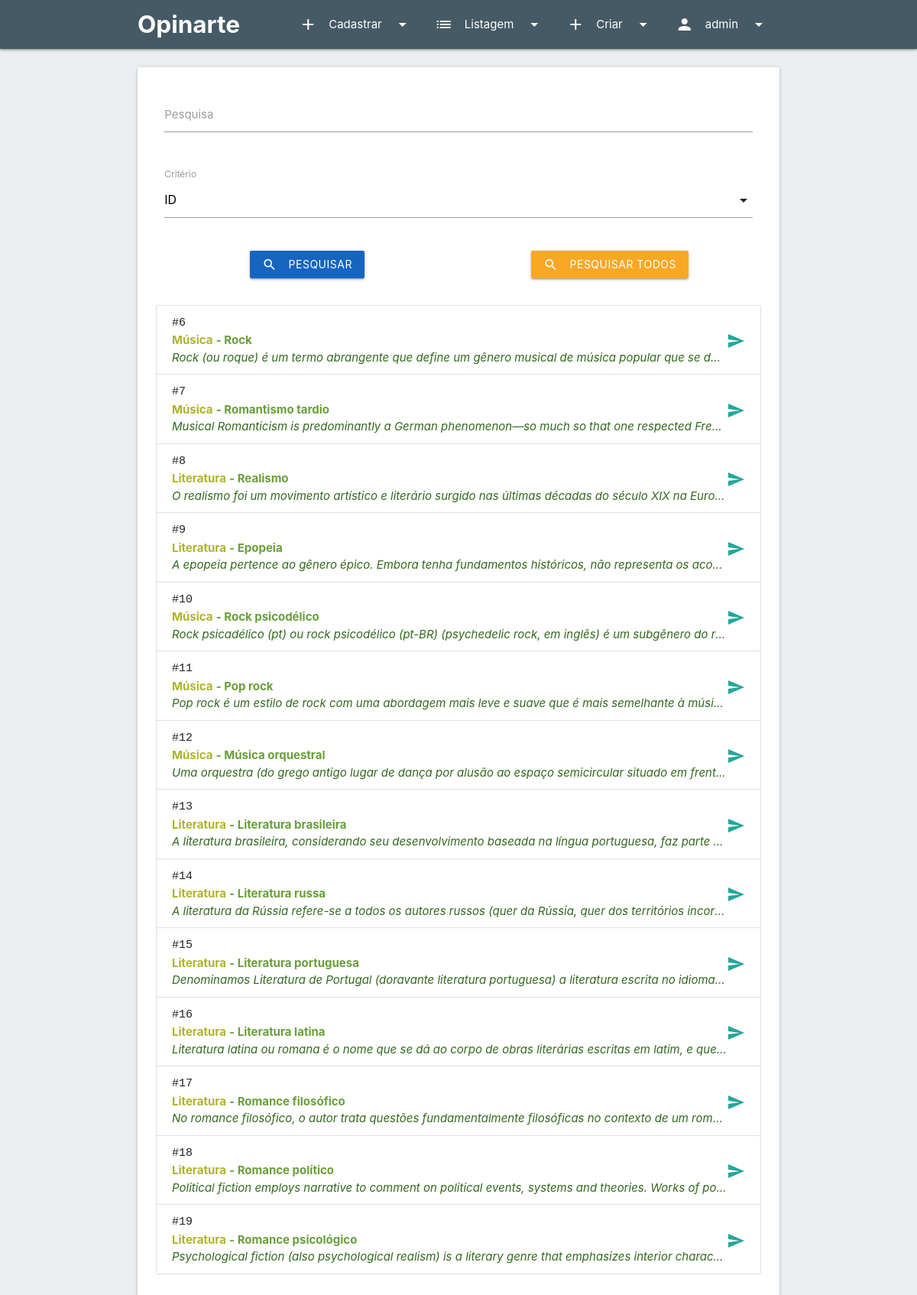
Screenshot of /genero_list.php (signed in) with the database file from the repository.
### tables this page shows
CREATE TABLE IF NOT EXISTS `genero` (
  `id` INT(11) NOT NULL AUTO_INCREMENT,
  `nome` VARCHAR(255) NOT NULL,
  `descricao` TEXT NULL DEFAULT NULL COMMENT 'definição do gênero e descrição de sua história e suas características',
  `lingArte` INT(11) NOT NULL,
  PRIMARY KEY (`id`),
  INDEX `lingArte` (`lingArte` ASC),
  CONSTRAINT `genero_ibfk_1`
    FOREIGN KEY (`lingArte`)
    REFERENCES `linguagensart` (`id`));

CREATE TABLE IF NOT EXISTS `linguagensart` (
  `id` INT(11) NOT NULL AUTO_INCREMENT,
  `nome` VARCHAR(50) NOT NULL,
  `descricao` VARCHAR(512) NOT NULL COMMENT 'breve definição e descrição sobre a história e características da linguagem\n',
  PRIMARY KEY (`id`));

### classes/Conexao.class.php (called while the page is built, shortened)
<?php
class Conexao {
	protected static $instance;
	private function __construct ()
	{
		$db_host	=	"localhost";
		$db_name	=	"websiteartes";
		$db_user	=	"root";
		$db_pass	=	"";
		$db_driver	=	"mysql";
		try	{
			self::$instance = new PDO("$db_driver:host=$db_host; dbname=$db_name", $db_user, $db_pass);
			self::$instance->setAttribute(PDO::ATTR_ERRMODE, PDO::ERRMODE_EXCEPTION);
			self::$instance->exec('SET NAMES utf8');
		}
		catch (PDOException $e)	{
			echo "Erro: ".$e->getMessage();
		}
	}
	public static function getInstance() {
		return self::$instance;
	}
}
?>

### classes/GeneroDao.class.php (called while the page is built, shortened)
<?php
class GeneroDao {
	public static function Popula($row) {
		$genero = new Genero;
		$genero->setId($row['id']);
		$genero->setNome($row['nome']);
		$genero->setDescricao($row['descricao']);
		return $genero;
	}
	public static function Select($criterio, $pesquisa) {
		switch ($criterio) {
			case 'todos':
				$sql = "SELECT * FROM genero";
				break;
		}
		$query = Conexao::getInstance()->query($sql);
		$generos = array();
		while ($row = $query->fetch(PDO::FETCH_ASSOC)) {
			array_push($generos, self::Popula($row));
		}
		return $generos;
	}
}
?>

### classes/AbsId.class.php (called while the page is built, shortened)
<?php
abstract class AbsId {
	private $id;
	public function setId($id) {
		$this->id = $id;
	}
	public function getId() {
		return $this->id;
	}
}
?>

### classes/LingArteDao.class.php (called while the page is built, shortened)
<?php
class LingArteDao {
	public static function Popula($row) {
		$lingArte = new LingArte;
		$lingArte->setId($row['id']);
		$lingArte->setNome($row['nome']);
		$lingArte->setDescricao($row['descricao']);
		return $lingArte;
	}
	public static function Select($criterio, $pesquisa = false) {
		try {
			switch ($criterio) {
				case 'id':
					$sql = "SELECT * FROM linguagensArt WHERE $criterio = '$pesquisa'";
					break;
			}
			$query = Conexao::getInstance()->query($sql);
			$lingArtes = array();
			while ($row = $query->fetch(PDO::FETCH_ASSOC)) {
				array_push($lingArtes, self::Popula($row));
			}
			return $lingArtes;
		} catch (PDOException $e) {
			echo $e->getMessage();
		}
	}
	public static function SelectPorId($id) {
		$ling = self::Select('id', $id);
		return $ling[0];
	}
	public static function SelectPorGenero(Genero $genero) {
		try {
			$id = $genero->getId();
			$sql = "SELECT lingArte FROM genero WHERE id = $id";
			$query = Conexao::getInstance()->query($sql);
			$row = $query->fetch(PDO::FETCH_ASSOC);
			$lingArte = LingArteDao::SelectPorId( $row['lingArte'] );
			$lingArte->setGenero($genero);
			return $lingArte;
		} catch (Exception $e) {
			echo $e->getMessage();
		}
	}
}
?>

### classes/AbsIdNome.class.php (called while the page is built, shortened)
<?php
abstract class AbsIdNome extends AbsId {
	private $nome;
	public function setNome($nome) {
		$this->nome = $nome;
	}
	public function getNome() {
		return $this->nome;
	}
}
?>

### classes/AbsIdNomeDescricao.class.php (called while the page is built, shortened)
<?php
abstract class AbsIdNomeDescricao extends AbsIdNome {
	private $descricao;
	public function setDescricao($descricao){
		$this->descricao = $descricao;
	}
	public function getDescricao(){
		return $this->descricao;
	}
}
?>

### genero_list.php (the view, shortened to what this page needs)
<!DOCTYPE html>
<?php
$acao = isset($_POST['acao']) ? $_POST['acao'] : 'SelectTodos';
$criterio = isset($_POST['criterio']) ? $_POST['criterio'] : 'todos';
$pesquisa = isset($_POST['pesquisa']) ? $_POST['pesquisa'] : '';
if ($acao == 'Select') {
	$generos = GeneroDao::Select($criterio, $pesquisa);
} else if ($acao == 'SelectTodos') {
	$generos = GeneroDao::Select('todos', '');
}
?>
<html>
<head>
	<link type="text/css" rel="stylesheet" href="css/materialize.min.css"  media="screen,projection"/>
	<link type="text/css" rel="stylesheet" href="css/custom.css"/>
</head>
<body class="blue-grey lighten-5">
	<header>
	</header>
	<main>
		<div class="container">
			<div class="card-panel hoverable">
				<form action="" method="post">
					<div class="row">
						<div class="input-field col s12">
							<label for="pesquisa">Pesquisa</label>
							<input type="text" name="pesquisa" id="pesquisa" value="<?php $pesquisa; ?>">
						</div>
					</div>
					<div class="row">
						<div class="input field col s12">
							<label for="criterio">Critério</label> <br/>
						</div>
					</div>
					<div class="row">
						<div class="input-field col s12 m6">
							<center> <button class="btn waves-effect waves-light blue darken-3" type="submit" name="acao" value="Select"><i class="material-icons left">search</i>Pesquisar</button> </center>
						</div>
						<div class="input-field col s12 m6">
							<center> <button class="btn waves-effect waves-light yellow darken-3" type="submit" name="acao" value="SelectTodos"><i class="material-icons left">search</i>Pesquisar todos</button> </center>
						</div>
					</div>
				</form>
				<ul class="collection">
					<?php for ($i=0; $i < count($generos); $i++) {
						$linguagem = LingArteDao::SelectPorGenero($generos[$i]);
						echo "<li class='collection-item'>
						<code>#".$generos[$i]->getId()."</code> <br/>
						<span class='title'>
							<b class='lime-text text-darken-2'>".$linguagem->getNome()."</b>
							<b class='light-green-text text-darken-2'> - ".$generos[$i]->getNome()."</b>
						</span>
						<a class='secondary-content' href='genero.php?id=".$generos[$i]->getId()."'> <i class='material-icons'>send</i> </a>
						<i class='truncate light-green-text text-darken-4'>".$generos[$i]->getDescricao()."</i>
						</li>";
					} ?>
				</ul>
			</div>
		</div>
	</main>
</body>
</html>

### css/custom.css (style rules this page uses)
main div.container { margin-top: 2%; }

### rows the page displays
genero: id "6", lingArte.nome "Música", nome "Rock", descricao "Rock (ou roque) é um termo abrangente que define um gênero musical de música popular que se d…"
genero: id "7", lingArte.nome "Música", nome "Romantismo tardio", descricao "Musical Romanticism is predominantly a German phenomenon—so much so that one respected Fre…"
genero: id "8", lingArte.nome "Literatura", nome "Realismo", descricao "O realismo foi um movimento artístico e literário surgido nas últimas décadas do século XIX na Euro…"
genero: id "9", lingArte.nome "Literatura", nome "Epopeia", descricao "A epopeia pertence ao gênero épico. Embora tenha fundamentos históricos, não representa os aco…"
genero: id "10", lingArte.nome "Música", nome "Rock psicodélico", descricao "Rock psicadélico (pt) ou rock psicodélico (pt-BR) (psychedelic rock, em inglês) é um subgênero do r…"
genero: id "11", lingArte.nome "Música", nome "Pop rock", descricao "Pop rock é um estilo de rock com uma abordagem mais leve e suave que é mais semelhante à músi…"
genero: id "12", lingArte.nome "Música", nome "Música orquestral", descricao "Uma orquestra (do grego antigo lugar de dança por alusão ao espaço semicircular situado em frent…"
genero: id "13", lingArte.nome "Literatura", nome "Literatura brasileira", descricao "A literatura brasileira, considerando seu desenvolvimento baseada na língua portuguesa, faz parte…"
genero: id "14", lingArte.nome "Literatura", nome "Literatura russa", descricao "A literatura da Rússia refere-se a todos os autores russos (quer da Rússia, quer dos territórios incor…"
genero: id "15", lingArte.nome "Literatura", nome "Literatura portuguesa", descricao "Denominamos Literatura de Portugal (doravante literatura portuguesa) a literatura escrita no idioma…"
genero: id "16", lingArte.nome "Literatura", nome "Literatura latina", descricao "Literatura latina ou romana é o nome que se dá ao corpo de obras literárias escritas em latim, e que…"
genero: id "17", lingArte.nome "Literatura", nome "Romance filosófico", descricao "No romance filosófico, o autor trata questões fundamentalmente filosóficas no contexto de um rom…"
genero: id "18", lingArte.nome "Literatura", nome "Romance político", descricao "Political fiction employs narrative to comment on political events, systems and theories. Works of po…"
genero: id "19", lingArte.nome "Literatura", nome "Romance psicológico", descricao "Psychological fiction (also psychological realism) is a literary genre that emphasizes interior charac…"

### other values shown
$_SESSION['usuario_nome'] "admin"
